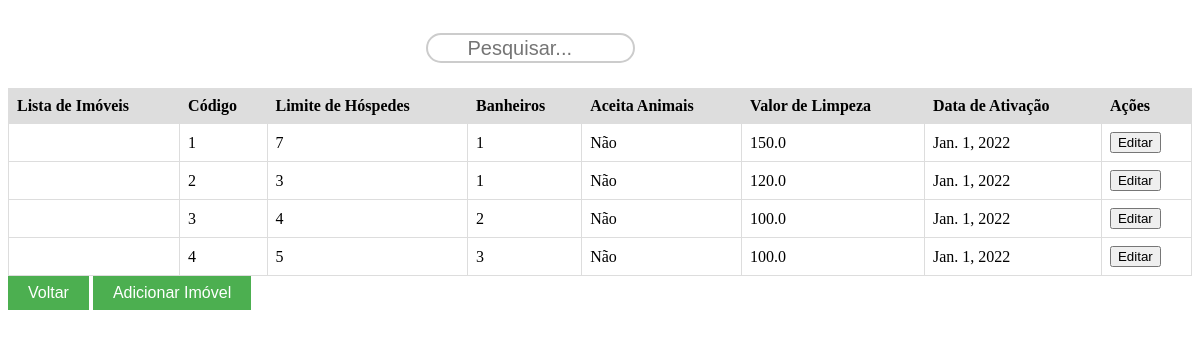
The app's page /imovel/, older data.
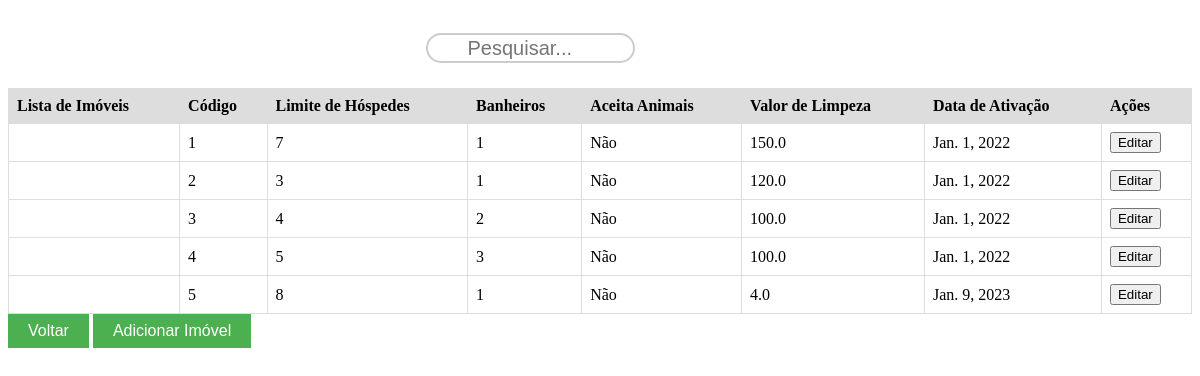
The same page, newer data.
### khanto/models.py (models this page shows)
class Imovel(models.Model):
    codigoImovel = models.BigAutoField(primary_key=True)
    limite_hospedes = models.PositiveIntegerField()
    banheiros = models.PositiveIntegerField(default='1')
    animais = models.BooleanField(default=True)
    valor_limpeza = models.FloatField()
    data_ativacao = models.DateField()
    data_criacao = models.DateTimeField(auto_now_add=True, null=True)
    data_atualizacao = models.DateTimeField(auto_now=True, null=True)

### khanto/views/imoveis_views.py (the view)
# urls.py: path('imovel/', ImovelList.as_view(), name='imovel-list'),
class ImovelList(generics.ListAPIView):
    queryset = Imovel.objects.all()
    serializer_class = ImovelSerializer
    def get(self, request):
        imoveis = Imovel.objects.all()
        return render(request, 'imoveis/templates/imovel_list.html', {'imoveis': imoveis})

### khanto/templates/imoveis/templates/imovel_list.html (shortened to what this page needs)
<!DOCTYPE html>
<html>
<head>
</head>
<body>
  <div id="search-bar">
     <form action="#" method="post">
      <input type="text" class="search-box" placeholder="Pesquisar...">
    </form>
  </div>
  <table>
    <tr>
        <th>Lista de Imóveis</th>
        <th>Código</th>
        <th>Limite de Hóspedes</th>
        <th>Banheiros</th>
        <th>Aceita Animais</th>
        <th>Valor de Limpeza</th>
        <th>Data de Ativação</th>
        <th>Ações</th>
    </tr>
    {% if imoveis %}
        {% for imovel in imoveis %}
        <tr>
            <td></td>
            <td>{{ imovel.codigoImovel }}</td>
            <td>{{ imovel.limite_hospedes }}</td>
            <td>{{ imovel.banheiros }}</td>
            <td>{% if imovel.aceita_animais %}Sim{% else %}Não{% endif %}</td>
            <td>{{ imovel.valor_limpeza }}</td>
            <td>{{ imovel.data_ativacao }}</td>
            <td>
              <form method="post" action="{% url 'imovel_update' imovel.codigoImovel %}">
                <input type="submit" value="Editar">
              </form>
            </td>
        </tr>
        {% endfor %}
        {% else %}
        <tr>
            <td colspan="7">Sem imóveis</td>
        </tr>
        {% endif %}
  </table>
  <div>
    <a href="{% url 'home' %}"><button class="btn">Voltar</button></a>
    <a href="{% url 'imovel_create' %}"><button class="btn">Adicionar Imóvel</button></a>
  </div>
</body>
</html>

### khanto/templates/imoveis/templates/imovel_list.html (style rules this page uses)
table { width: 100%; border-collapse: collapse; }
th, td { border: 1px solid #dddddd; padding: 8px; text-align: left; }
th { background-color: #dddddd; }
.btn { padding: 8px 20px; background-color: #4CAF50; color: white; border: none; cursor: pointer; font-size: 16px; }
#search-bar { width: 100%; height: 10vh; display: flex; align-items: center; justify-content: center; }
.search-box { width: 60%; height: 30px; border-radius: 40px; border: 2px solid #ccc; padding: 0 40px; box-sizing: border-box; font-size: 20px; transition: 0.3s; }

Row changes from the older to the newer data that the page shows:
added Imovel: codigoImovel "5", limite_hospedes "8", banheiros "1", valor_limpeza "4.0", data_ativacao "Jan. 9, 2023"
